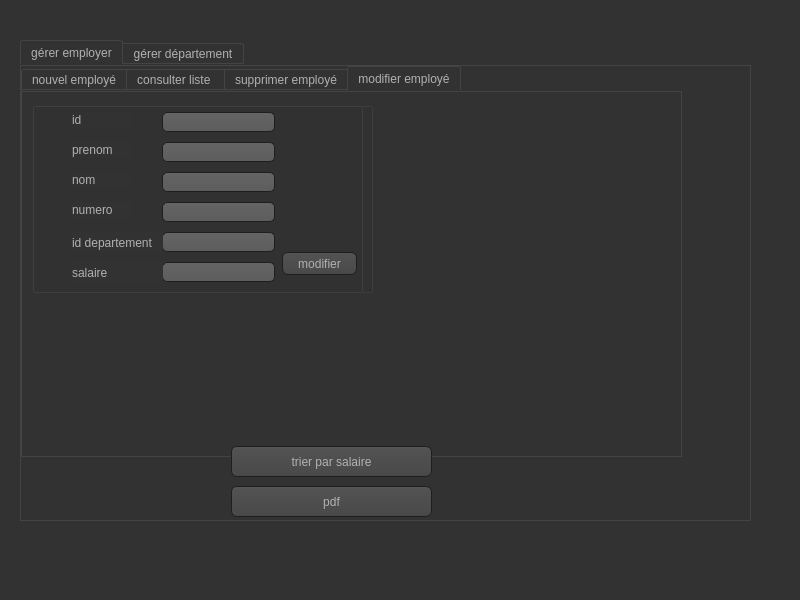
<?xml version="1.0" encoding="UTF-8"?>
<ui version="4.0">
 <class>MainWindow</class>
 <widget class="QMainWindow" name="MainWindow">
  <property name="geometry">
   <rect>
    <x>0</x>
    <y>0</y>
    <width>800</width>
    <height>600</height>
   </rect>
  </property>
  <property name="windowTitle">
   <string>MainWindow</string>
  </property>
  <property name="styleSheet">
   <string notr="true">QToolTip

{
     border: 1px solid black;
     background-color: #ffa02f;
     padding: 1px;
     border-radius: 3px;
     opacity: 100;
}

QWidget
{
    color: #b1b1b1;
    background-color: #323232;
}

QWidget:item:hover
{
    background-color: QLinearGradient( x1: 0, y1: 0, x2: 0, y2: 1, stop: 0 #ffa02f, stop: 1 #ca0619);
    color: #000000;
}

QWidget:item:selected
{
    background-color: QLinearGradient( x1: 0, y1: 0, x2: 0, y2: 1, stop: 0 #ffa02f, stop: 1 #d7801a);
}

QMenuBar::item
{
    background: transparent;
}

QMenuBar::item:selected
{
    background: transparent;
    border: 1px solid #ffaa00;
}

QMenuBar::item:pressed
{
    background: #444;
    border: 1px solid #000;
    background-color: QLinearGradient(
        x1:0, y1:0,
        x2:0, y2:1,
        stop:1 #212121,
        stop:0.4 #343434/*,
        stop:0.2 #343434,
        stop:0.1 #ffaa00*/
    );
    margin-bottom:-1px;
    padding-bottom:1px;
}

QMenu
{
    border: 1px solid #000;
}

QMenu::item
{
    padding: 2px 20px 2px 20px;
}

QMenu::item:selected
{
    color: #000000;
}

QWidget:disabled
{
    color: #404040;
    background-color: #323232;
}

QAbstractItemView
{
    background-color: QLinearGradient( x1: 0, y1: 0, x2: 0, y2: 1, stop: 0 #4d4d4d, stop: 0.1 #646464, stop: 1 #5d5d5d);
}

QWidget:focus
{
    /*border: 2px solid QLinearGradient( x1: 0, y1: 0, x2: 0, y2: 1, stop: 0 #ffa02f, stop: 1 #d7801a);*/
}

QLineEdit
{
    background-color: QLinearGradient( x1: 0, y1: 0, x2: 0, y2: 1, stop: 0 #4d4d4d, stop: 0 #646464, stop: 1 #5d5d5d);
    padding: 1px;
    border-style: solid;
    border: 1px solid #1e1e1e;
    border-radius: 5;
}

QPushButton
{
    color: #b1b1b1;
    background-color: QLinearGradient( x1: 0, y1: 0, x2: 0, y2: 1, stop: 0 #565656, stop: 0.1 #525252, stop: 0.5 #4e4e4e, stop: 0.9 #4a4a4a, stop: 1 #464646);
    border-width: 1px;
    border-color: #1e1e1e;
    border-style: solid;
    border-radius: 6;
    padding: 3px;
    font-size: 12px;
    padding-left: 5px;
    padding-right: 5px;
}

QPushButton:pressed
{
    background-color: QLinearGradient( x1: 0, y1: 0, x2: 0, y2: 1, stop: 0 #2d2d2d, stop: 0.1 #2b2b2b, stop: 0.5 #292929, stop: 0.9 #282828, stop: 1 #252525);
}

QComboBox
{
    selection-background-color: #ffaa00;
    background-color: QLinearGradient( x1: 0, y1: 0, x2: 0, y2: 1, stop: 0 #565656, stop: 0.1 #525252, stop: 0.5 #4e4e4e, stop: 0.9 #4a4a4a, stop: 1 #464646);
    border-style: solid;
    border: 1px solid #1e1e1e;
    border-radius: 5;
}

QComboBox:hover,QPushButton:hover
{
    border: 2px solid QLinearGradient( x1: 0, y1: 0, x2: 0, y2: 1, stop: 0 #ffa02f, stop: 1 #d7801a);
}


QComboBox:on
{
    padding-top: 3px;
    padding-left: 4px;
    background-color: QLinearGradient( x1: 0, y1: 0, x2: 0, y2: 1, stop: 0 #2d2d2d, stop: 0.1 #2b2b2b, stop: 0.5 #292929, stop: 0.9 #282828, stop: 1 #252525);
    selection-background-color: #ffaa00;
}

QComboBox QAbstractItemView
{
    border: 2px solid darkgray;
    selection-background-color: QLinearGradient( x1: 0, y1: 0, x2: 0, y2: 1, stop: 0 #ffa02f, stop: 1 #d7801a);
}

QComboBox::drop-down
{
     subcontrol-origin: padding;
     subcontrol-position: top right;
     width: 15px;

     border-left-width: 0px;
     border-left-color: darkgray;
     border-left-style: solid; /* just a single line */
     border-top-right-radius: 3px; /* same radius as the QComboBox */
     border-bottom-right-radius: 3px;
 }

QComboBox::down-arrow
{
     image: url(:/down_arrow.png);
}

QGroupBox:focus
{
border: 2px solid QLinearGradient( x1: 0, y1: 0, x2: 0, y2: 1, stop: 0 #ffa02f, stop: 1 #d7801a);
}

QTextEdit:focus
{
    border: 2px solid QLinearGradient( x1: 0, y1: 0, x2: 0, y2: 1, stop: 0 #ffa02f, stop: 1 #d7801a);
}

QScrollBar:horizontal {
     border: 1px solid #222222;
     background: QLinearGradient( x1: 0, y1: 0, x2: 0, y2: 1, stop: 0.0 #121212, stop: 0.2 #282828, stop: 1 #484848);
     height: 7px;
     margin: 0px 16px 0 16px;
}

QScrollBar::handle:horizontal
{
      background: QLinearGradient( x1: 0, y1: 0, x2: 1, y2: 0, stop: 0 #ffa02f, stop: 0.5 #d7801a, stop: 1 #ffa02f);
      min-height: 20px;
      border-radius: 2px;
}

QScrollBar::add-line:horizontal {
      border: 1px solid #1b1b19;
      border-radius: 2px;
      background: QLinearGradient( x1: 0, y1: 0, x2: 1, y2: 0, stop: 0 #ffa02f, stop: 1 #d7801a);
      width: 14px;
      subcontrol-position: right;
      subcontrol-origin: margin;
}

QScrollBar::sub-line:horizontal {
      border: 1px solid #1b1b19;
      border-radius: 2px;
      background: QLinearGradient( x1: 0, y1: 0, x2: 1, y2: 0, stop: 0 #ffa02f, stop: 1 #d7801a);
      width: 14px;
     subcontrol-position: left;
     subcontrol-origin: margin;
}

QScrollBar::right-arrow:horizontal, QScrollBar::left-arrow:horizontal
{
      border: 1px solid black;
      width: 1px;
      height: 1px;
      background: white;
}

QScrollBar::add-page:horizontal, QScrollBar::sub-page:horizontal
{
      background: none;
}

QScrollBar:vertical
{
      background: QLinearGradient( x1: 0, y1: 0, x2: 1, y2: 0, stop: 0.0 #121212, stop: 0.2 #282828, stop: 1 #484848);
      width: 7px;
      margin: 16px 0 16px 0;
      border: 1px solid #222222;
}

QScrollBar::handle:vertical
{
      background: QLinearGradient( x1: 0, y1: 0, x2: 0, y2: 1, stop: 0 #ffa02f, stop: 0.5 #d7801a, stop: 1 #ffa02f);
      min-height: 20px;
      border-radius: 2px;
}

QScrollBar::add-line:vertical
{
      border: 1px solid #1b1b19;
      border-radius: 2px;
      background: QLinearGradient( x1: 0, y1: 0, x2: 0, y2: 1, stop: 0 #ffa02f, stop: 1 #d7801a);
      height: 14px;
      subcontrol-position: bottom;
      subcontrol-origin: margin;
}

QScrollBar::sub-line:vertical
{
      border: 1px solid #1b1b19;
      border-radius: 2px;
      background: QLinearGradient( x1: 0, y1: 0, x2: 0, y2: 1, stop: 0 #d7801a, stop: 1 #ffa02f);
      height: 14px;
      subcontrol-position: top;
      subcontrol-origin: margin;
}

QScrollBar::up-arrow:vertical, QScrollBar::down-arrow:vertical
{
      border: 1px solid black;
      width: 1px;
      height: 1px;
      background: white;
}


QScrollBar::add-page:vertical, QScrollBar::sub-page:vertical
{
      background: none;
}

QTextEdit
{
    background-color: #242424;
}

QPlainTextEdit
{
    background-color: #242424;
}

QHeaderView::section
{
    background-color: QLinearGradient(x1:0, y1:0, x2:0, y2:1, stop:0 #616161, stop: 0.5 #505050, stop: 0.6 #434343, stop:1 #656565);
    color: white;
    padding-left: 4px;
    border: 1px solid #6c6c6c;
}

QCheckBox:disabled
{
color: #414141;
}

QDockWidget::title
{
    text-align: center;
    spacing: 3px; /* spacing between items in the tool bar */
    background-color: QLinearGradient(x1:0, y1:0, x2:0, y2:1, stop:0 #323232, stop: 0.5 #242424, stop:1 #323232);
}

QDockWidget::close-button, QDockWidget::float-button
{
    text-align: center;
    spacing: 1px; /* spacing between items in the tool bar */
    background-color: QLinearGradient(x1:0, y1:0, x2:0, y2:1, stop:0 #323232, stop: 0.5 #242424, stop:1 #323232);
}

QDockWidget::close-button:hover, QDockWidget::float-button:hover
{
    background: #242424;
}

QDockWidget::close-button:pressed, QDockWidget::float-button:pressed
{
    padding: 1px -1px -1px 1px;
}

QMainWindow::separator
{
    background-color: QLinearGradient(x1:0, y1:0, x2:0, y2:1, stop:0 #161616, stop: 0.5 #151515, stop: 0.6 #212121, stop:1 #343434);
    color: white;
    padding-left: 4px;
    border: 1px solid #4c4c4c;
    spacing: 3px; /* spacing between items in the tool bar */
}

QMainWindow::separator:hover
{

    background-color: QLinearGradient(x1:0, y1:0, x2:0, y2:1, stop:0 #d7801a, stop:0.5 #b56c17 stop:1 #ffa02f);
    color: white;
    padding-left: 4px;
    border: 1px solid #6c6c6c;
    spacing: 3px; /* spacing between items in the tool bar */
}

QToolBar::handle
{
     spacing: 3px; /* spacing between items in the tool bar */
     background: url(:/images/handle.png);
}

QMenu::separator
{
    height: 2px;
    background-color: QLinearGradient(x1:0, y1:0, x2:0, y2:1, stop:0 #161616, stop: 0.5 #151515, stop: 0.6 #212121, stop:1 #343434);
    color: white;
    padding-left: 4px;
    margin-left: 10px;
    margin-right: 5px;
}

QProgressBar
{
    border: 2px solid grey;
    border-radius: 5px;
    text-align: center;
}

QProgressBar::chunk
{
    background-color: #d7801a;
    width: 2.15px;
    margin: 0.5px;
}

QTabBar::tab {
    color: #b1b1b1;
    border: 1px solid #444;
    border-bottom-style: none;
    background-color: #323232;
    padding-left: 10px;
    padding-right: 10px;
    padding-top: 3px;
    padding-bottom: 2px;
    margin-right: -1px;
}

QTabWidget::pane {
    border: 1px solid #444;
    top: 1px;
}

QTabBar::tab:last
{
    margin-right: 0; /* the last selected tab has nothing to overlap with on the right */
    border-top-right-radius: 3px;
}

QTabBar::tab:first:!selected
{
 margin-left: 0px; /* the last selected tab has nothing to overlap with on the right */


    border-top-left-radius: 3px;
}

QTabBar::tab:!selected
{
    color: #b1b1b1;
    border-bottom-style: solid;
    margin-top: 3px;
    background-color: QLinearGradient(x1:0, y1:0, x2:0, y2:1, stop:1 #212121, stop:.4 #343434);
}

QTabBar::tab:selected
{
    border-top-left-radius: 3px;
    border-top-right-radius: 3px;
    margin-bottom: 0px;
}

QTabBar::tab:!selected:hover
{
    /*border-top: 2px solid #ffaa00;
    padding-bottom: 3px;*/
    border-top-left-radius: 3px;
    border-top-right-radius: 3px;
    background-color: QLinearGradient(x1:0, y1:0, x2:0, y2:1, stop:1 #212121, stop:0.4 #343434, stop:0.2 #343434, stop:0.1 #ffaa00);
}

QRadioButton::indicator:checked, QRadioButton::indicator:unchecked{
    color: #b1b1b1;
    background-color: #323232;
    border: 1px solid #b1b1b1;
    border-radius: 6px;
}

QRadioButton::indicator:checked
{
    background-color: qradialgradient(
        cx: 0.5, cy: 0.5,
        fx: 0.5, fy: 0.5,
        radius: 1.0,
        stop: 0.25 #ffaa00,
        stop: 0.3 #323232
    );
}

QCheckBox::indicator{
    color: #b1b1b1;
    background-color: #323232;
    border: 1px solid #b1b1b1;
    width: 9px;
    height: 9px;
}

QRadioButton::indicator
{
    border-radius: 6px;
}

QRadioButton::indicator:hover, QCheckBox::indicator:hover
{
    border: 1px solid #ffaa00;
}

QCheckBox::indicator:checked
{
    image:url(:/images/checkbox.png);
}

QCheckBox::indicator:disabled, QRadioButton::indicator:disabled
{
    border: 1px solid #444;
}</string>
  </property>
  <widget class="QWidget" name="centralwidget">
   <widget class="QTabWidget" name="tabWidget">
    <property name="geometry">
     <rect>
      <x>20</x>
      <y>40</y>
      <width>731</width>
      <height>481</height>
     </rect>
    </property>
    <property name="currentIndex">
     <number>0</number>
    </property>
    <widget class="QWidget" name="tab_5">
     <attribute name="title">
      <string>gérer employer</string>
     </attribute>
     <widget class="QTabWidget" name="employer">
      <property name="geometry">
       <rect>
        <x>0</x>
        <y>0</y>
        <width>661</width>
        <height>391</height>
       </rect>
      </property>
      <property name="currentIndex">
       <number>3</number>
      </property>
      <widget class="QWidget" name="tab">
       <attribute name="title">
        <string>nouvel employé</string>
       </attribute>
       <widget class="QLabel" name="label">
        <property name="geometry">
         <rect>
          <x>20</x>
          <y>20</y>
          <width>61</width>
          <height>16</height>
         </rect>
        </property>
        <property name="text">
         <string>id</string>
        </property>
       </widget>
       <widget class="QLabel" name="label_2">
        <property name="geometry">
         <rect>
          <x>20</x>
          <y>50</y>
          <width>61</width>
          <height>16</height>
         </rect>
        </property>
        <property name="text">
         <string>prenom</string>
        </property>
       </widget>
       <widget class="QLabel" name="label_3">
        <property name="geometry">
         <rect>
          <x>20</x>
          <y>80</y>
          <width>61</width>
          <height>16</height>
         </rect>
        </property>
        <property name="text">
         <string>nom</string>
        </property>
       </widget>
       <widget class="QLabel" name="label_4">
        <property name="geometry">
         <rect>
          <x>20</x>
          <y>110</y>
          <width>61</width>
          <height>16</height>
         </rect>
        </property>
        <property name="text">
         <string>numero</string>
        </property>
       </widget>
       <widget class="QLabel" name="label_5">
        <property name="geometry">
         <rect>
          <x>20</x>
          <y>140</y>
          <width>91</width>
          <height>21</height>
         </rect>
        </property>
        <property name="text">
         <string>id departement</string>
        </property>
       </widget>
       <widget class="QLabel" name="label_6">
        <property name="geometry">
         <rect>
          <x>20</x>
          <y>170</y>
          <width>91</width>
          <height>21</height>
         </rect>
        </property>
        <property name="text">
         <string>salaire</string>
        </property>
       </widget>
       <widget class="QGroupBox" name="groupBox">
        <property name="geometry">
         <rect>
          <x>10</x>
          <y>10</y>
          <width>331</width>
          <height>191</height>
         </rect>
        </property>
        <property name="title">
         <string/>
        </property>
        <widget class="QPushButton" name="pb_ajouter">
         <property name="geometry">
          <rect>
           <x>250</x>
           <y>160</y>
           <width>75</width>
           <height>23</height>
          </rect>
         </property>
         <property name="text">
          <string>ajouter</string>
         </property>
        </widget>
        <widget class="QLineEdit" name="le_id">
         <property name="geometry">
          <rect>
           <x>130</x>
           <y>10</y>
           <width>113</width>
           <height>20</height>
          </rect>
         </property>
        </widget>
        <widget class="QLineEdit" name="le_prenom">
         <property name="geometry">
          <rect>
           <x>130</x>
           <y>40</y>
           <width>113</width>
           <height>20</height>
          </rect>
         </property>
        </widget>
        <widget class="QLineEdit" name="le_nom">
         <property name="geometry">
          <rect>
           <x>130</x>
           <y>70</y>
           <width>113</width>
           <height>20</height>
          </rect>
         </property>
        </widget>
        <widget class="QLineEdit" name="le_numero">
         <property name="geometry">
          <rect>
           <x>130</x>
           <y>100</y>
           <width>113</width>
           <height>20</height>
          </rect>
         </property>
        </widget>
        <widget class="QLineEdit" name="le_id_depp">
         <property name="geometry">
          <rect>
           <x>130</x>
           <y>130</y>
           <width>113</width>
           <height>20</height>
          </rect>
         </property>
        </widget>
        <widget class="QLineEdit" name="le_salaire">
         <property name="geometry">
          <rect>
           <x>130</x>
           <y>160</y>
           <width>113</width>
           <height>20</height>
          </rect>
         </property>
        </widget>
       </widget>
       <zorder>groupBox</zorder>
       <zorder>label</zorder>
       <zorder>label_2</zorder>
       <zorder>label_3</zorder>
       <zorder>label_4</zorder>
       <zorder>label_5</zorder>
       <zorder>label_6</zorder>
      </widget>
      <widget class="QWidget" name="tab_3">
       <attribute name="title">
        <string>consulter liste </string>
       </attribute>
       <widget class="QScrollArea" name="scrollArea">
        <property name="geometry">
         <rect>
          <x>10</x>
          <y>10</y>
          <width>641</width>
          <height>321</height>
         </rect>
        </property>
        <property name="styleSheet">
         <string notr="true"/>
        </property>
        <property name="widgetResizable">
         <bool>true</bool>
        </property>
        <widget class="QWidget" name="scrollAreaWidgetContents">
         <property name="geometry">
          <rect>
           <x>0</x>
           <y>0</y>
           <width>639</width>
           <height>319</height>
          </rect>
         </property>
         <widget class="QTableView" name="tab_employer">
          <property name="geometry">
           <rect>
            <x>10</x>
            <y>50</y>
            <width>611</width>
            <height>261</height>
           </rect>
          </property>
          <property name="styleSheet">
           <string notr="true">background-color: rgb(255, 255, 255);</string>
          </property>
         </widget>
         <widget class="QLineEdit" name="le_id_chercher">
          <property name="geometry">
           <rect>
            <x>80</x>
            <y>10</y>
            <width>341</width>
            <height>21</height>
           </rect>
          </property>
          <property name="styleSheet">
           <string notr="true"/>
          </property>
         </widget>
         <widget class="QPushButton" name="pb_chercher">
          <property name="geometry">
           <rect>
            <x>430</x>
            <y>10</y>
            <width>75</width>
            <height>23</height>
           </rect>
          </property>
          <property name="text">
           <string>chercher</string>
          </property>
         </widget>
         <widget class="QPushButton" name="reset_employer">
          <property name="geometry">
           <rect>
            <x>10</x>
            <y>10</y>
            <width>31</width>
            <height>21</height>
           </rect>
          </property>
          <property name="text">
           <string>&lt;-</string>
          </property>
         </widget>
        </widget>
       </widget>
      </widget>
      <widget class="QWidget" name="tab_4">
       <attribute name="title">
        <string>supprimer employé</string>
       </attribute>
       <widget class="QGroupBox" name="groupBox_2">
        <property name="geometry">
         <rect>
          <x>10</x>
          <y>10</y>
          <width>341</width>
          <height>191</height>
         </rect>
        </property>
        <property name="title">
         <string/>
        </property>
        <widget class="QLineEdit" name="le_id_supp">
         <property name="geometry">
          <rect>
           <x>90</x>
           <y>80</y>
           <width>113</width>
           <height>20</height>
          </rect>
         </property>
        </widget>
        <widget class="QLabel" name="label_7">
         <property name="geometry">
          <rect>
           <x>70</x>
           <y>80</y>
           <width>61</width>
           <height>21</height>
          </rect>
         </property>
         <property name="text">
          <string>id</string>
         </property>
        </widget>
        <widget class="QPushButton" name="pb_supp">
         <property name="geometry">
          <rect>
           <x>220</x>
           <y>140</y>
           <width>75</width>
           <height>23</height>
          </rect>
         </property>
         <property name="text">
          <string>supprimer</string>
         </property>
        </widget>
        <zorder>label_7</zorder>
        <zorder>pb_supp</zorder>
        <zorder>le_id_supp</zorder>
       </widget>
      </widget>
      <widget class="QWidget" name="tab_2">
       <attribute name="title">
        <string>modifier employé</string>
       </attribute>
       <widget class="QGroupBox" name="groupBox_3">
        <property name="geometry">
         <rect>
          <x>10</x>
          <y>10</y>
          <width>341</width>
          <height>191</height>
         </rect>
        </property>
        <property name="title">
         <string/>
        </property>
        <widget class="QGroupBox" name="groupBox_7">
         <property name="geometry">
          <rect>
           <x>0</x>
           <y>0</y>
           <width>331</width>
           <height>191</height>
          </rect>
         </property>
         <property name="title">
          <string/>
         </property>
         <widget class="QLineEdit" name="le_id_2">
          <property name="geometry">
           <rect>
            <x>130</x>
            <y>10</y>
            <width>113</width>
            <height>20</height>
           </rect>
          </property>
         </widget>
         <widget class="QLineEdit" name="le_prenom_2">
          <property name="geometry">
           <rect>
            <x>130</x>
            <y>40</y>
            <width>113</width>
            <height>20</height>
           </rect>
          </property>
         </widget>
         <widget class="QLineEdit" name="le_nom_2">
          <property name="geometry">
           <rect>
            <x>130</x>
            <y>70</y>
            <width>113</width>
            <height>20</height>
           </rect>
          </property>
         </widget>
         <widget class="QLineEdit" name="le_numero_2">
          <property name="geometry">
           <rect>
            <x>130</x>
            <y>100</y>
            <width>113</width>
            <height>20</height>
           </rect>
          </property>
         </widget>
         <widget class="QLineEdit" name="le_id_depp_2">
          <property name="geometry">
           <rect>
            <x>130</x>
            <y>130</y>
            <width>113</width>
            <height>20</height>
           </rect>
          </property>
         </widget>
         <widget class="QLineEdit" name="le_salaire_2">
          <property name="geometry">
           <rect>
            <x>130</x>
            <y>160</y>
            <width>113</width>
            <height>20</height>
           </rect>
          </property>
         </widget>
         <widget class="QPushButton" name="pb_update">
          <property name="geometry">
           <rect>
            <x>250</x>
            <y>150</y>
            <width>75</width>
            <height>23</height>
           </rect>
          </property>
          <property name="text">
           <string>modifier</string>
          </property>
         </widget>
         <widget class="QLabel" name="label_8">
          <property name="geometry">
           <rect>
            <x>40</x>
            <y>10</y>
            <width>61</width>
            <height>16</height>
           </rect>
          </property>
          <property name="text">
           <string>id</string>
          </property>
         </widget>
         <widget class="QLabel" name="label_15">
          <property name="geometry">
           <rect>
            <x>40</x>
            <y>40</y>
            <width>61</width>
            <height>16</height>
           </rect>
          </property>
          <property name="text">
           <string>prenom</string>
          </property>
         </widget>
         <widget class="QLabel" name="label_16">
          <property name="geometry">
           <rect>
            <x>40</x>
            <y>70</y>
            <width>61</width>
            <height>16</height>
           </rect>
          </property>
          <property name="text">
           <string>nom</string>
          </property>
         </widget>
         <widget class="QLabel" name="label_17">
          <property name="geometry">
           <rect>
            <x>40</x>
            <y>100</y>
            <width>61</width>
            <height>16</height>
           </rect>
          </property>
          <property name="text">
           <string>numero</string>
          </property>
         </widget>
         <widget class="QLabel" name="label_18">
          <property name="geometry">
           <rect>
            <x>40</x>
            <y>130</y>
            <width>91</width>
            <height>21</height>
           </rect>
          </property>
          <property name="text">
           <string>id departement</string>
          </property>
         </widget>
         <widget class="QLabel" name="label_19">
          <property name="geometry">
           <rect>
            <x>40</x>
            <y>160</y>
            <width>91</width>
            <height>21</height>
           </rect>
          </property>
          <property name="text">
           <string>salaire</string>
          </property>
         </widget>
        </widget>
       </widget>
      </widget>
     </widget>
     <widget class="QPushButton" name="trier">
      <property name="geometry">
       <rect>
        <x>210</x>
        <y>380</y>
        <width>201</width>
        <height>31</height>
       </rect>
      </property>
      <property name="styleSheet">
       <string notr="true"/>
      </property>
      <property name="text">
       <string>trier par salaire</string>
      </property>
     </widget>
     <widget class="QPushButton" name="pdf">
      <property name="geometry">
       <rect>
        <x>210</x>
        <y>420</y>
        <width>201</width>
        <height>31</height>
       </rect>
      </property>
      <property name="styleSheet">
       <string notr="true"/>
      </property>
      <property name="text">
       <string>pdf</string>
      </property>
     </widget>
    </widget>
    <widget class="QWidget" name="tab_6">
     <attribute name="title">
      <string>gérer département</string>
     </attribute>
     <widget class="QTabWidget" name="depp">
      <property name="geometry">
       <rect>
        <x>20</x>
        <y>0</y>
        <width>651</width>
        <height>331</height>
       </rect>
      </property>
      <property name="currentIndex">
       <number>3</number>
      </property>
      <widget class="QWidget" name="tab_7">
       <attribute name="title">
        <string>nouveau depp</string>
       </attribute>
       <widget class="QLabel" name="label_9">
        <property name="geometry">
         <rect>
          <x>20</x>
          <y>20</y>
          <width>61</width>
          <height>16</height>
         </rect>
        </property>
        <property name="text">
         <string>id</string>
        </property>
       </widget>
       <widget class="QLabel" name="label_10">
        <property name="geometry">
         <rect>
          <x>20</x>
          <y>80</y>
          <width>61</width>
          <height>16</height>
         </rect>
        </property>
        <property name="text">
         <string>gérant</string>
        </property>
       </widget>
       <widget class="QLabel" name="label_11">
        <property name="geometry">
         <rect>
          <x>20</x>
          <y>50</y>
          <width>61</width>
          <height>16</height>
         </rect>
        </property>
        <property name="text">
         <string>spécialité</string>
        </property>
       </widget>
       <widget class="QLabel" name="label_12">
        <property name="geometry">
         <rect>
          <x>20</x>
          <y>110</y>
          <width>61</width>
          <height>16</height>
         </rect>
        </property>
        <property name="text">
         <string>localisation</string>
        </property>
       </widget>
       <widget class="QGroupBox" name="groupBox_4">
        <property name="geometry">
         <rect>
          <x>0</x>
          <y>10</y>
          <width>331</width>
          <height>191</height>
         </rect>
        </property>
        <property name="title">
         <string/>
        </property>
        <widget class="QPushButton" name="pb_ajouter_depp">
         <property name="geometry">
          <rect>
           <x>250</x>
           <y>160</y>
           <width>75</width>
           <height>23</height>
          </rect>
         </property>
         <property name="text">
          <string>ajouter</string>
         </property>
        </widget>
        <widget class="QLineEdit" name="le_id_dep">
         <property name="geometry">
          <rect>
           <x>130</x>
           <y>10</y>
           <width>113</width>
           <height>20</height>
          </rect>
         </property>
        </widget>
        <widget class="QLineEdit" name="le_spec">
         <property name="geometry">
          <rect>
           <x>130</x>
           <y>40</y>
           <width>113</width>
           <height>20</height>
          </rect>
         </property>
        </widget>
        <widget class="QLineEdit" name="le_gerant">
         <property name="geometry">
          <rect>
           <x>130</x>
           <y>70</y>
           <width>113</width>
           <height>20</height>
          </rect>
         </property>
        </widget>
        <widget class="QLineEdit" name="le_local">
         <property name="geometry">
          <rect>
           <x>130</x>
           <y>100</y>
           <width>113</width>
           <height>20</height>
          </rect>
         </property>
        </widget>
       </widget>
       <zorder>groupBox_4</zorder>
       <zorder>label_9</zorder>
       <zorder>label_11</zorder>
       <zorder>label_10</zorder>
       <zorder>label_12</zorder>
      </widget>
      <widget class="QWidget" name="tab_8">
       <attribute name="title">
        <string>consulter liste </string>
       </attribute>
       <widget class="QScrollArea" name="scrollArea_2">
        <property name="geometry">
         <rect>
          <x>12</x>
          <y>22</y>
          <width>621</width>
          <height>281</height>
         </rect>
        </property>
        <property name="widgetResizable">
         <bool>true</bool>
        </property>
        <widget class="QWidget" name="scrollAreaWidgetContents_2">
         <property name="geometry">
          <rect>
           <x>0</x>
           <y>0</y>
           <width>619</width>
           <height>279</height>
          </rect>
         </property>
         <widget class="QTableView" name="tab_depp">
          <property name="geometry">
           <rect>
            <x>0</x>
            <y>60</y>
            <width>611</width>
            <height>181</height>
           </rect>
          </property>
          <property name="styleSheet">
           <string notr="true">background-color: rgb(255, 255, 255);</string>
          </property>
         </widget>
         <widget class="QLineEdit" name="le_id_chercher_depp">
          <property name="geometry">
           <rect>
            <x>80</x>
            <y>20</y>
            <width>381</width>
            <height>21</height>
           </rect>
          </property>
         </widget>
         <widget class="QPushButton" name="pb_chercher_depp">
          <property name="geometry">
           <rect>
            <x>470</x>
            <y>20</y>
            <width>75</width>
            <height>23</height>
           </rect>
          </property>
          <property name="text">
           <string>chercher</string>
          </property>
         </widget>
         <widget class="QPushButton" name="reset_depp">
          <property name="geometry">
           <rect>
            <x>10</x>
            <y>10</y>
            <width>31</width>
            <height>21</height>
           </rect>
          </property>
          <property name="text">
           <string>&lt;-</string>
          </property>
         </widget>
        </widget>
       </widget>
      </widget>
      <widget class="QWidget" name="tab_9">
       <attribute name="title">
        <string>modifier </string>
       </attribute>
       <widget class="QGroupBox" name="groupBox_5">
        <property name="geometry">
         <rect>
          <x>10</x>
          <y>10</y>
          <width>341</width>
          <height>191</height>
         </rect>
        </property>
        <property name="title">
         <string/>
        </property>
        <widget class="QPushButton" name="update_depp">
         <property name="geometry">
          <rect>
           <x>220</x>
           <y>140</y>
           <width>75</width>
           <height>23</height>
          </rect>
         </property>
         <property name="text">
          <string>continuer</string>
         </property>
        </widget>
        <widget class="QLineEdit" name="le_id_dep_2">
         <property name="geometry">
          <rect>
           <x>100</x>
           <y>20</y>
           <width>113</width>
           <height>20</height>
          </rect>
         </property>
        </widget>
        <widget class="QLineEdit" name="le_spec_2">
         <property name="geometry">
          <rect>
           <x>100</x>
           <y>50</y>
           <width>113</width>
           <height>20</height>
          </rect>
         </property>
        </widget>
        <widget class="QLineEdit" name="le_gerant_2">
         <property name="geometry">
          <rect>
           <x>100</x>
           <y>80</y>
           <width>113</width>
           <height>20</height>
          </rect>
         </property>
        </widget>
        <widget class="QLineEdit" name="le_local_2">
         <property name="geometry">
          <rect>
           <x>100</x>
           <y>110</y>
           <width>113</width>
           <height>20</height>
          </rect>
         </property>
        </widget>
        <widget class="QLabel" name="label_13">
         <property name="geometry">
          <rect>
           <x>20</x>
           <y>20</y>
           <width>47</width>
           <height>13</height>
          </rect>
         </property>
         <property name="text">
          <string>id</string>
         </property>
        </widget>
        <widget class="QLabel" name="label_20">
         <property name="geometry">
          <rect>
           <x>20</x>
           <y>50</y>
           <width>47</width>
           <height>13</height>
          </rect>
         </property>
         <property name="text">
          <string>spécialité</string>
         </property>
        </widget>
        <widget class="QLabel" name="label_21">
         <property name="geometry">
          <rect>
           <x>20</x>
           <y>80</y>
           <width>47</width>
           <height>16</height>
          </rect>
         </property>
         <property name="text">
          <string>gérant</string>
         </property>
        </widget>
        <widget class="QLabel" name="label_22">
         <property name="geometry">
          <rect>
           <x>20</x>
           <y>110</y>
           <width>47</width>
           <height>13</height>
          </rect>
         </property>
         <property name="text">
          <string>localisation</string>
         </property>
        </widget>
       </widget>
      </widget>
      <widget class="QWidget" name="tab_10">
       <attribute name="title">
        <string>supprimer depp</string>
       </attribute>
       <widget class="QGroupBox" name="groupBox_6">
        <property name="geometry">
         <rect>
          <x>10</x>
          <y>10</y>
          <width>341</width>
          <height>191</height>
         </rect>
        </property>
        <property name="title">
         <string/>
        </property>
        <widget class="QLineEdit" name="le_id_dep_supp">
         <property name="geometry">
          <rect>
           <x>110</x>
           <y>80</y>
           <width>113</width>
           <height>20</height>
          </rect>
         </property>
        </widget>
        <widget class="QLabel" name="label_14">
         <property name="geometry">
          <rect>
           <x>90</x>
           <y>80</y>
           <width>61</width>
           <height>21</height>
          </rect>
         </property>
         <property name="text">
          <string>id</string>
         </property>
        </widget>
        <widget class="QPushButton" name="pb_supp_depp">
         <property name="geometry">
          <rect>
           <x>220</x>
           <y>140</y>
           <width>75</width>
           <height>23</height>
          </rect>
         </property>
         <property name="text">
          <string>supprimer</string>
         </property>
        </widget>
        <zorder>label_14</zorder>
        <zorder>pb_supp_depp</zorder>
        <zorder>le_id_dep_supp</zorder>
       </widget>
      </widget>
     </widget>
    </widget>
   </widget>
  </widget>
  <widget class="QMenuBar" name="menubar">
   <property name="geometry">
    <rect>
     <x>0</x>
     <y>0</y>
     <width>800</width>
     <height>22</height>
    </rect>
   </property>
  </widget>
  <widget class="QStatusBar" name="statusbar"/>
 </widget>
 <resources/>
 <connections/>
</ui>
